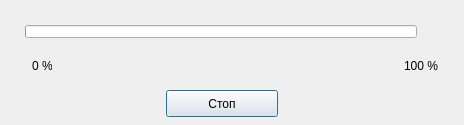
<?xml version="1.0" encoding="UTF-8"?>
                <ui version="4.0"><class>PercentDialog</class>
<widget class="QDialog" name="dialog">
<property name="geometry">
    <rect>
     <x>0</x>
     <y>0</y>
     <width>464</width>
     <height>125</height>
    </rect>
   </property>
<property name="windowTitle"><string>Операция выполняется, подождите пожалуйста...</string></property>
<widget class="QPushButton" name="pushButton_IDCANCEL">
<property name="geometry">
    <rect>
     <x>166</x>
     <y>90</y>
     <width>112</width>
     <height>27</height>
    </rect>
   </property>
<property name="text"><string>Стоп</string></property>
</widget>
<widget class="QProgressBar" name="progressBar_CG_PROGDLG_PROGRESS">
<property name="geometry">
    <rect>
     <x>25</x>
     <y>25</y>
     <width>392</width>
     <height>13</height>
    </rect>
   </property>
<!--
<property name="text"><string>Progress1</string></property>
-->
</widget>
<widget class="QLabel" name="label_CG_PROGDLG_PERCENT">
<property name="geometry">
    <rect>
     <x>215</x>
     <y>59</y>
     <width>30</width>
     <height>13</height>
    </rect>
   </property>
<!--
<property name="text"><string>0 %</string></property>
-->
</widget>
<widget class="QLabel" name="label_1">
<property name="geometry">
    <rect>
     <x>32</x>
     <y>59</y>
     <width>20</width>
     <height>13</height>
    </rect>
   </property>
<property name="text"><string>0 %</string></property>
</widget>
<widget class="QLabel" name="label_2">
<property name="geometry">
    <rect>
     <x>404</x>
     <y>59</y>
     <width>34</width>
     <height>13</height>
    </rect>
   </property>
<property name="text"><string>100 %</string></property>
</widget>
</widget>
</ui>
